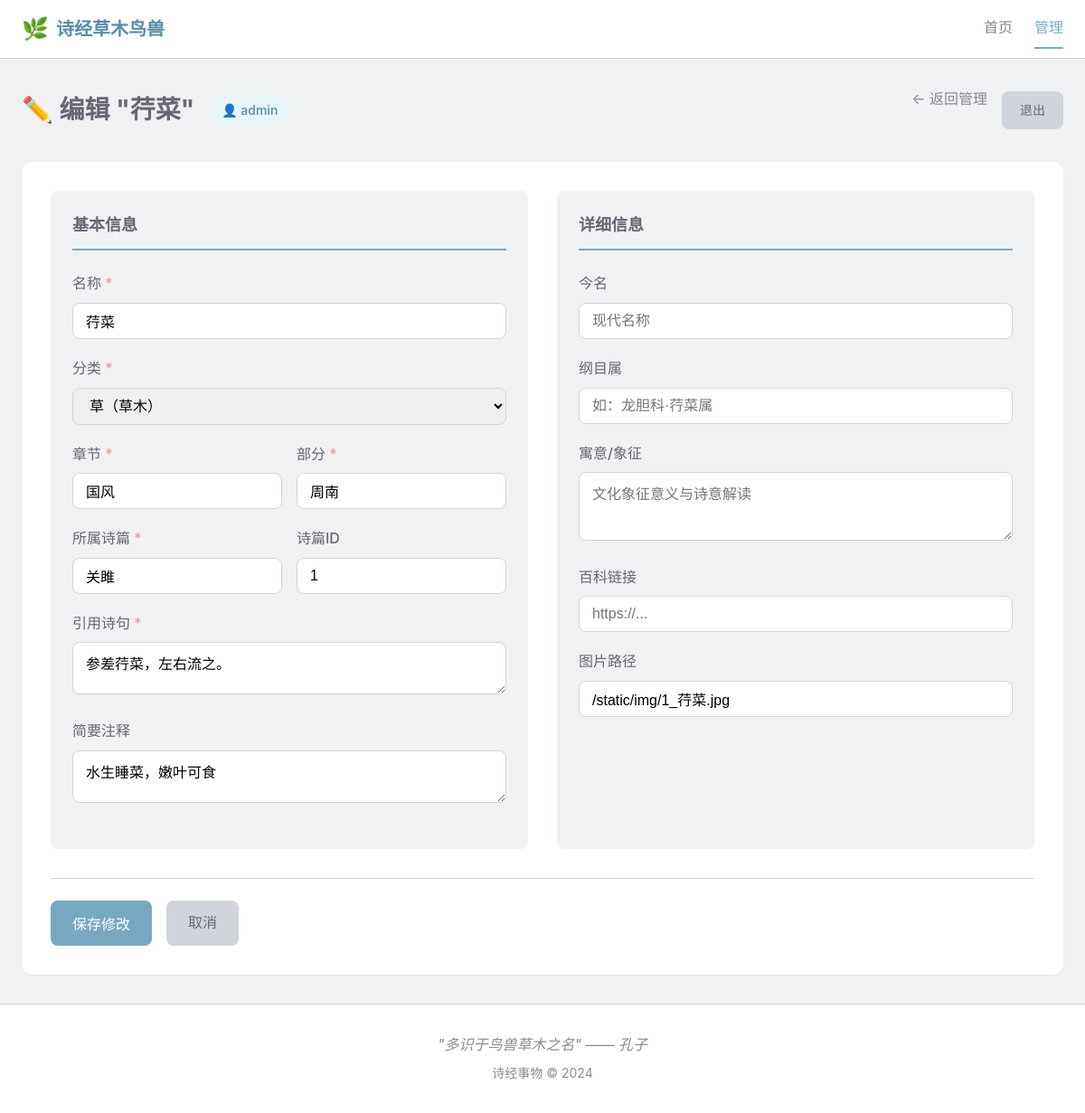
/manage/item/1 (signed in), run on the app's committed database.
### shijing_things/models/models.py (models this page shows, shortened)
class ShijingItem(Base):
    __tablename__ = "shijing_items"
    id = Column(Integer, primary_key=True, index=True)
    name = Column(String(100), nullable=False, index=True)
    category = Column(String(10), nullable=False, index=True)  # 草、木、鸟、兽、虫、鱼
    title = Column(String(100), nullable=False, index=True)  # 所属诗篇标题
    chapter = Column(String(50), nullable=False, index=True)  # 章节（如：国风、小雅）
    section = Column(String(50), nullable=False, index=True)  # 部分（如：周南、鹿鸣之什）
    poem_id = Column(Integer, nullable=False, index=True)  # 诗篇ID
    quote = Column(Text, nullable=False)  # 引用诗句
    description = Column(Text, nullable=True)  # 简要注释
    image_url = Column(String(255), nullable=True, default="")  # 图片路径
    modern_name = Column(String(255), nullable=True, default="")  # 今名
    taxonomy = Column(String(255), nullable=True, default="")  # 纲目属
    symbolism = Column(Text, nullable=True, default="")  # 寓意
    wiki_link = Column(String(255), nullable=True, default="")  # 百科链接

### shijing_things/routers/pages.py (the view)
@router.get("/manage/item/{item_id}", response_class=HTMLResponse)
def edit_item_page(item_id: int, request: Request, db: Session = Depends(get_db)):
    if not is_logged_in(request):
        return RedirectResponse(url=f"/login?next=/manage/item/{item_id}", status_code=302)
    item = crud_item.get(db, item_id=item_id)
    if not item:
        raise HTTPException(status_code=404, detail="事物不存在")
    return templates.TemplateResponse("edit.html", {
        "request": request,
        "item": item,
        "is_edit": True,
        "username": request.session.get("username", ""),
    })

### shijing_things/templates/edit.html (shortened to what this page needs)
{% extends "base.html" %}
{% block content %}
<div class="container">
    <div class="page-header">
        <div class="page-header-left">
            <h1 class="page-title">
                {% if is_edit %}
                ✏️ 编辑 "{{ item.name }}"
                {% else %}
                ➕ 新建事物
                {% endif %}
            </h1>
            <span class="user-badge">👤 {{ username }}</span>
        </div>
        <div class="page-header-right">
            <a href="/manage" class="back-link">← 返回管理</a>
            <a href="/logout" class="btn btn-secondary">退出</a>
        </div>
    </div>
    <form id="item-form" class="edit-form">
        <div class="form-grid">
            <div class="form-section">
                <h3>基本信息</h3>
                <div class="form-group">
                    <label for="name">名称 <span class="required">*</span></label>
                    <input type="text" id="name" name="name" required
                           value="{{ item.name if item else '' }}">
                </div>
                <div class="form-group">
                    <label for="category">分类 <span class="required">*</span></label>
                    <select id="category" name="category" required>
                        <option value="草" {% if item and item.category == '草' %}selected{% endif %}>草（草木）</option>
                    </select>
                </div>
                <div class="form-row">
                    <div class="form-group">
                        <label for="chapter">章节 <span class="required">*</span></label>
                        <input type="text" id="chapter" name="chapter" required
                               value="{{ item.chapter if item else '' }}"
                               placeholder="如：国风、小雅">
                    </div>
                    <div class="form-group">
                        <label for="section">部分 <span class="required">*</span></label>
                        <input type="text" id="section" name="section" required
                               value="{{ item.section if item else '' }}"
                               placeholder="如：周南、鹿鸣之什">
                    </div>
                </div>
                <div class="form-row">
                    <div class="form-group">
                        <label for="title">所属诗篇 <span class="required">*</span></label>
                        <input type="text" id="title" name="title" required
                               value="{{ item.title if item else '' }}"
                               placeholder="如：关雎">
                    </div>
                    <div class="form-group">
                        <label for="poem_id">诗篇ID</label>
                        <input type="number" id="poem_id" name="poem_id"
                               value="{{ item.poem_id if item else '0' }}"
                               placeholder="如：1">
                    </div>
                </div>
                <div class="form-group">
                    <label for="quote">引用诗句 <span class="required">*</span></label>
                    <textarea id="quote" name="quote" rows="2" required
                              placeholder="诗经中描述该事物的诗句">{{ item.quote if item else '' }}</textarea>
                </div>
                <div class="form-group">
                    <label for="description">简要注释</label>
                    <textarea id="description" name="description" rows="2"
                              placeholder="简要说明">{{ item.description if item else '' }}</textarea>
                </div>
            </div>
            <div class="form-section">
                <h3>详细信息</h3>
                <div class="form-group">
                    <label for="modern_name">今名</label>
                    <input type="text" id="modern_name" name="modern_name"
                           value="{{ item.modern_name if item else '' }}"
                           placeholder="现代名称">
                </div>
                <div class="form-group">
                    <label for="taxonomy">纲目属</label>
                    <input type="text" id="taxonomy" name="taxonomy"
                           value="{{ item.taxonomy if item else '' }}"
                           placeholder="如：龙胆科·荇菜属">
                </div>
                <div class="form-group">
                    <label for="symbolism">寓意/象征</label>
                    <textarea id="symbolism" name="symbolism" rows="3"
                              placeholder="文化象征意义与诗意解读">{{ item.symbolism if item else '' }}</textarea>
                </div>
                <div class="form-group">
                    <label for="wiki_link">百科链接</label>
                    <input type="url" id="wiki_link" name="wiki_link"
                           value="{{ item.wiki_link if item else '' }}"
                           placeholder="https://...">
                </div>
                <div class="form-group">
                    <label for="image_url">图片路径</label>
                    <input type="text" id="image_url" name="image_url"
                           value="{{ item.image_url if item else '' }}"
                           placeholder="/img/xxx.jpg">
                </div>
            </div>
        </div>
        <div class="form-actions">
            <button type="submit" class="btn btn-primary btn-lg">
                {% if is_edit %}保存修改{% else %}创建事物{% endif %}
            </button>
            <a href="/manage" class="btn btn-secondary btn-lg">取消</a>
        </div>
    </form>
</div>
{% endblock %}

### shijing_things/static/css/style.css (style rules this page uses)
:root { --color-primary: #77AAC2; --color-primary-dark: #5a8fa8; --color-primary-light: #e8f4f8; --color-cao: #79D9CE; --color-mu: #77AAC2; --color-niao: #FCD765; --color-shou: #F19A97; --color-chong: #696773; --color-yu: #79D9CE; --color-bg: #EFF1F3; --color-card: #ffffff; --color-text: #696773; --color-text-light: #8a8994; --color-border: #d1d5db; --shadow-sm: 0 1px 2px 0 rgb(0 0 0 / 0.05); --shadow: 0 4px 6px -1px rgb(0 0 0 / 0.1); --shadow-lg: 0 10px 15px -3px rgb(0 0 0 / 0.1); --radius: 12px; --radius-sm: 8px; }
* { margin: 0; padding: 0; box-sizing: border-box; }
body { font-family: -apple-system, BlinkMacSystemFont, "Segoe UI", Roboto, "Helvetica Neue", Arial, sans-serif; background: var(--color-bg); color: var(--color-text); line-height: 1.6; min-height: 100vh; display: flex; flex-direction: column; }
.container { max-width: 1280px; margin: 0 auto; padding: 0 1.5rem; width: 100%; }
.back-link { display: inline-flex; align-items: center; gap: 0.5rem; color: var(--color-text-light); text-decoration: none; margin-bottom: 1.5rem; transition: color 0.2s; }
.page-header { display: flex; justify-content: space-between; align-items: center; margin-bottom: 2rem; }
.page-title { font-size: 1.75rem; font-weight: 700; }
.edit-form { background: var(--color-card); border-radius: var(--radius); padding: 2rem; box-shadow: var(--shadow-sm); }
.form-grid { display: grid; grid-template-columns: repeat(auto-fit, minmax(300px, 1fr)); gap: 2rem; }
.form-section { padding: 1.5rem; background: var(--color-bg); border-radius: var(--radius-sm); }
.form-section h3 { font-size: 1.125rem; margin-bottom: 1.5rem; padding-bottom: 0.75rem; border-bottom: 2px solid var(--color-primary); }
.form-group { margin-bottom: 1.25rem; }
.form-row { display: grid; grid-template-columns: 1fr 1fr; gap: 1rem; }
.form-group label { display: block; margin-bottom: 0.5rem; font-weight: 500; color: var(--color-text); }
.form-group .required { color: #F19A97; }
.form-group input, .form-group select, .form-group textarea { width: 100%; padding: 0.625rem 0.875rem; border: 1px solid var(--color-border); border-radius: var(--radius-sm); font-size: 1rem; transition: border-color 0.2s; }
.form-actions { display: flex; gap: 1rem; margin-top: 2rem; padding-top: 1.5rem; border-top: 1px solid var(--color-border); }
.btn { display: inline-flex; align-items: center; justify-content: center; padding: 0.625rem 1.25rem; border-radius: var(--radius-sm); font-size: 0.875rem; font-weight: 500; text-decoration: none; border: none; cursor: pointer; transition: all 0.2s; }
.btn-lg { padding: 0.75rem 1.5rem; font-size: 1rem; }
.btn-primary { background: var(--color-primary); color: white; }
.btn-secondary { background: var(--color-border); color: var(--color-text); }

### shijing_things/templates/edit.html (style rules this page uses)
.page-header { display: flex; justify-content: space-between; align-items: center; flex-wrap: wrap; gap: 1rem; }
.page-header-left { display: flex; align-items: center; gap: 1rem; }
.page-header-right { display: flex; align-items: center; gap: 1rem; }
.user-badge { background: var(--color-primary-light); color: var(--color-primary-dark); padding: 0.375rem 0.875rem; border-radius: 9999px; font-size: 0.875rem; font-weight: 500; }

### data on the page
ShijingItem: name "荇菜", category "草（草木）", chapter "国风", section "周南", title "关雎", poem_id "1", quote "参差荇菜，左右流之。", description "水生睡菜，嫩叶可食", image_url "/static/img/1_荇菜.jpg"

### other printed values
{{ username }} "admin"
